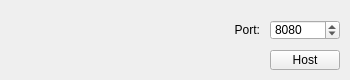
<?xml version="1.0" encoding="UTF-8"?>
<ui version="4.0">
 <class>Host</class>
 <widget class="QWidget" name="Host">
  <property name="geometry">
   <rect>
    <x>0</x>
    <y>0</y>
    <width>350</width>
    <height>80</height>
   </rect>
  </property>
  <property name="minimumSize">
   <size>
    <width>350</width>
    <height>80</height>
   </size>
  </property>
  <property name="maximumSize">
   <size>
    <width>350</width>
    <height>80</height>
   </size>
  </property>
  <property name="windowTitle">
   <string>Hosting menu</string>
  </property>
  <property name="inputMethodHints">
   <set>Qt::ImhDigitsOnly</set>
  </property>
  <widget class="QPushButton" name="hostButton">
   <property name="geometry">
    <rect>
     <x>270</x>
     <y>50</y>
     <width>70</width>
     <height>20</height>
    </rect>
   </property>
   <property name="text">
    <string>Host</string>
   </property>
  </widget>
  <widget class="QSpinBox" name="portSpinBox">
   <property name="geometry">
    <rect>
     <x>270</x>
     <y>20</y>
     <width>70</width>
     <height>20</height>
    </rect>
   </property>
   <property name="minimum">
    <number>1</number>
   </property>
   <property name="maximum">
    <number>65535</number>
   </property>
   <property name="value">
    <number>8080</number>
   </property>
  </widget>
  <widget class="QLabel" name="portLabel">
   <property name="geometry">
    <rect>
     <x>210</x>
     <y>20</y>
     <width>50</width>
     <height>20</height>
    </rect>
   </property>
   <property name="layoutDirection">
    <enum>Qt::LeftToRight</enum>
   </property>
   <property name="text">
    <string>Port:</string>
   </property>
   <property name="alignment">
    <set>Qt::AlignRight|Qt::AlignTrailing|Qt::AlignVCenter</set>
   </property>
  </widget>
  <widget class="QLabel" name="statusLabel">
   <property name="geometry">
    <rect>
     <x>10</x>
     <y>50</y>
     <width>250</width>
     <height>20</height>
    </rect>
   </property>
   <property name="text">
    <string/>
   </property>
  </widget>
 </widget>
 <resources/>
 <connections/>
</ui>
